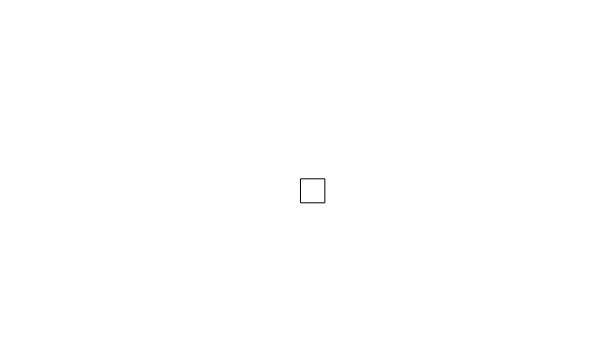
Frame 1 (no input)
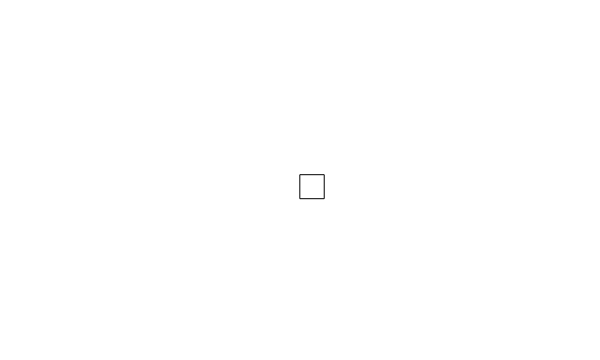
Frame 60 (no input)
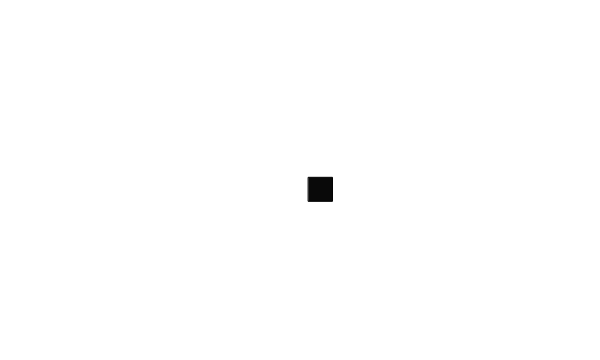
Frame 120 (the mouse pressed at the canvas centre since frame 60)

The p5.js sketch that drew these frames (run headless with seeded random() and noise() and a simulated clock; from frame 60 on, the mouse is pressed at the canvas centre):

// p5.js sketch
// ── sketch.js
// A location
var x;
var y;

var d;

function setup() {
  createCanvas(600, 360);
  // Start in the center
  x = width/2;
  y = height/2;
}

function draw() {
  background(255);

  // Move randomly
  x += random(-2, 2);
  y += random(-2, 2);

  // Stay in the window
  // See: http://processing.org/reference/constrain_.html
  x = constrain(x, 0, width);
  y = constrain(y, 0, height);
  
  // dist() gives us the distance between two points
  d = dist(x,y,mouseX,mouseY);
  
  // Draw the square
  stroke(0);
  // Square is colored according to that distance
  // Could you use the value to affect the square's speed instead?
  fill(d);
  rect(x, y, 24, 24);
}
